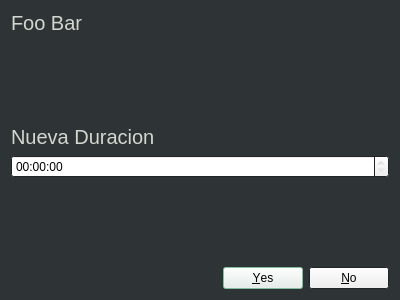
<?xml version="1.0" encoding="UTF-8"?>
<ui version="4.0">
 <class>EditDuration</class>
 <widget class="QDialog" name="EditDuration">
  <property name="geometry">
   <rect>
    <x>0</x>
    <y>0</y>
    <width>400</width>
    <height>300</height>
   </rect>
  </property>
  <property name="palette">
   <palette>
    <active>
     <colorrole role="WindowText">
      <brush brushstyle="SolidPattern">
       <color alpha="255">
        <red>211</red>
        <green>215</green>
        <blue>207</blue>
       </color>
      </brush>
     </colorrole>
     <colorrole role="Base">
      <brush brushstyle="SolidPattern">
       <color alpha="255">
        <red>255</red>
        <green>255</green>
        <blue>255</blue>
       </color>
      </brush>
     </colorrole>
     <colorrole role="Window">
      <brush brushstyle="SolidPattern">
       <color alpha="255">
        <red>46</red>
        <green>52</green>
        <blue>54</blue>
       </color>
      </brush>
     </colorrole>
     <colorrole role="Highlight">
      <brush brushstyle="SolidPattern">
       <color alpha="255">
        <red>137</red>
        <green>201</green>
        <blue>163</blue>
       </color>
      </brush>
     </colorrole>
    </active>
    <inactive>
     <colorrole role="WindowText">
      <brush brushstyle="SolidPattern">
       <color alpha="255">
        <red>211</red>
        <green>215</green>
        <blue>207</blue>
       </color>
      </brush>
     </colorrole>
     <colorrole role="Base">
      <brush brushstyle="SolidPattern">
       <color alpha="255">
        <red>255</red>
        <green>255</green>
        <blue>255</blue>
       </color>
      </brush>
     </colorrole>
     <colorrole role="Window">
      <brush brushstyle="SolidPattern">
       <color alpha="255">
        <red>46</red>
        <green>52</green>
        <blue>54</blue>
       </color>
      </brush>
     </colorrole>
     <colorrole role="Highlight">
      <brush brushstyle="SolidPattern">
       <color alpha="255">
        <red>137</red>
        <green>201</green>
        <blue>163</blue>
       </color>
      </brush>
     </colorrole>
    </inactive>
    <disabled>
     <colorrole role="WindowText">
      <brush brushstyle="SolidPattern">
       <color alpha="255">
        <red>190</red>
        <green>190</green>
        <blue>190</blue>
       </color>
      </brush>
     </colorrole>
     <colorrole role="Base">
      <brush brushstyle="SolidPattern">
       <color alpha="255">
        <red>46</red>
        <green>52</green>
        <blue>54</blue>
       </color>
      </brush>
     </colorrole>
     <colorrole role="Window">
      <brush brushstyle="SolidPattern">
       <color alpha="255">
        <red>46</red>
        <green>52</green>
        <blue>54</blue>
       </color>
      </brush>
     </colorrole>
     <colorrole role="Highlight">
      <brush brushstyle="SolidPattern">
       <color alpha="255">
        <red>145</red>
        <green>145</green>
        <blue>145</blue>
       </color>
      </brush>
     </colorrole>
    </disabled>
   </palette>
  </property>
  <property name="windowTitle">
   <string>Dialog</string>
  </property>
  <layout class="QGridLayout" name="gridLayout">
   <item row="4" column="0">
    <widget class="QTimeEdit" name="newDuration">
     <property name="displayFormat">
      <string>hh:mm:ss</string>
     </property>
    </widget>
   </item>
   <item row="5" column="0">
    <spacer name="verticalSpacer">
     <property name="orientation">
      <enum>Qt::Vertical</enum>
     </property>
     <property name="sizeHint" stdset="0">
      <size>
       <width>20</width>
       <height>40</height>
      </size>
     </property>
    </spacer>
   </item>
   <item row="3" column="0">
    <widget class="QLabel" name="label">
     <property name="font">
      <font>
       <pointsize>15</pointsize>
      </font>
     </property>
     <property name="text">
      <string>Nueva Duracion</string>
     </property>
    </widget>
   </item>
   <item row="1" column="0">
    <widget class="QLabel" name="customerName">
     <property name="font">
      <font>
       <pointsize>15</pointsize>
      </font>
     </property>
     <property name="text">
      <string>Foo Bar</string>
     </property>
    </widget>
   </item>
   <item row="6" column="0">
    <widget class="QDialogButtonBox" name="buttonBox">
     <property name="orientation">
      <enum>Qt::Horizontal</enum>
     </property>
     <property name="standardButtons">
      <set>QDialogButtonBox::No|QDialogButtonBox::Yes</set>
     </property>
    </widget>
   </item>
   <item row="2" column="0">
    <spacer name="verticalSpacer_2">
     <property name="orientation">
      <enum>Qt::Vertical</enum>
     </property>
     <property name="sizeHint" stdset="0">
      <size>
       <width>20</width>
       <height>40</height>
      </size>
     </property>
    </spacer>
   </item>
  </layout>
 </widget>
 <resources/>
 <connections>
  <connection>
   <sender>buttonBox</sender>
   <signal>accepted()</signal>
   <receiver>EditDuration</receiver>
   <slot>accept()</slot>
   <hints>
    <hint type="sourcelabel">
     <x>248</x>
     <y>254</y>
    </hint>
    <hint type="destinationlabel">
     <x>157</x>
     <y>274</y>
    </hint>
   </hints>
  </connection>
  <connection>
   <sender>buttonBox</sender>
   <signal>rejected()</signal>
   <receiver>EditDuration</receiver>
   <slot>reject()</slot>
   <hints>
    <hint type="sourcelabel">
     <x>316</x>
     <y>260</y>
    </hint>
    <hint type="destinationlabel">
     <x>286</x>
     <y>274</y>
    </hint>
   </hints>
  </connection>
 </connections>
</ui>
